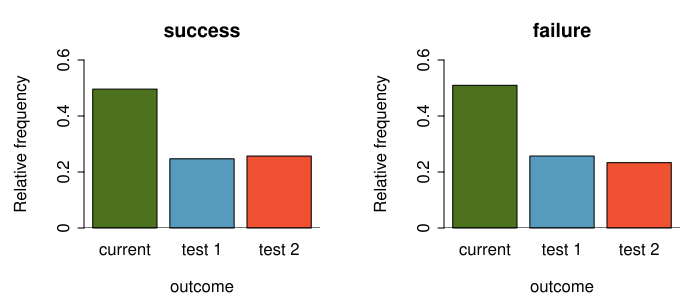

Write the R code that produced this figure.
require(openintro)


myPDF('gsearch.pdf',
      7,
      3,
      mar = c(3.6, 4.2, 3, 1.5),
      mgp = c(3.2, 0.55, 0),
      mfrow = 1:2)
a <- subset(gsearch, type == "no new search")$outcome
b <- subset(gsearch, type == "new search")$outcome
t <- table(a)
names(t) <- tolower(names(t))
u <- table(b)
names(u) <- tolower(names(u))

barplot(t/sum(t),
        axes = FALSE,
        main = 'success',
        ylim = c(0,0.6),
        col = COL[c(2, 1, 4)])
abline(h = 0)
par(las = 0)
at <- seq(0, 0.6, 0.2)
axis(2, at = at, labels = c(0,0.2, 0.4, 0.6))
mtext("outcome", 1, 2.4)
mtext('Relative frequency', side = 2, line = 2.7)

par(mar = c(3.6, 4.7, 3, 1))
barplot(u/sum(u),
        axes = FALSE,
        main = 'failure',
        ylim = c(0,0.6),
        col = COL[c(2, 1, 4)])
at <- seq(0, 0.6, 0.2)
axis(2, at = at, labels = c(0,0.2, 0.4, 0.6))
# AxisInPercent(2, at = seq(0, 40, 10))
par(las = 0)
mtext("outcome", 1, 2.4)
mtext('Relative frequency', side = 2, line = 2.7)

abline(h = 0)
dev.off()




tab <- table(gsearch[,c('type', 'outcome')])
row.names(tab) <- c("failure", "success")
tab <- t(tab)

tab_rev<-tab[,c(2,1)]
rp <- prop.table(tab_rev, 1)
cp <- prop.table(tab_rev, 2)

myPDF("gsearchSegBar.pdf", 4.1, 3,  mar=c(2, 2.5, 1.5, 0.5), mgp=c(2.2, 0.6, 0))
barplot(apply(tab, 1, sum)/apply(tab, 1, sum), col=COL[2])
tabTemp <- rp[,2]
names(tabTemp) <- NULL
barplot(tabTemp, col=COL[1], add=TRUE, axes=FALSE)
abline(h=0)
legend("right", bg="white",
       fill = COL[c(2,1)],
       legend = c("success","failure"))
dev.off()

myPDF("gsearch_mosaic2.pdf",
      4.1,
      3, mar=c(2,1,1,.5))
mosaicplot(tab_rev,
           main = '',
           xlab = '',
           ylab = '',
           off = 3,
           col = COL[c(2, 1)]
)
dev.off()

myPDF("gsearchSegBar2.pdf", 4.05, 2.5, mar=c(2, 2.5, 0.5, 0.5), mgp=c(2.2, 0.6, 0))
barplot(apply(tab_rev, 1, sum)/apply(tab_rev, 1, sum), col=COL[3])
tabTemp <- rp[,1]
names(tabTemp) <- NULL
barplot(tabTemp, col=COL[1], add=TRUE, axes=FALSE)
abline(h=0)
legend("right", bg="white",
       fill = COL[c(3,1)],
       legend = c("failure", "success"))
dev.off()

myPDF("gsearch_mosaic.pdf",
      4.1,
      3, mar=c(.5,1,1,.5))
mosaicplot(tab_rev,
           main = '',
           xlab = '',
           ylab = '',
           off = 3,
           col = COL[c(2, 1)]
)
dev.off()


tab_exp<-chisq.test(tab_rev)$expected
myPDF("gsearch_exp_mosaic.pdf",
      4.1,
      3, mar=c(.5,1,1,.5))
mosaicplot(tab_exp,
           main = '',
           xlab = '',
           ylab = '',
           off = 3,
           col = COL[c(2, 1, 4)]
)
dev.off()
